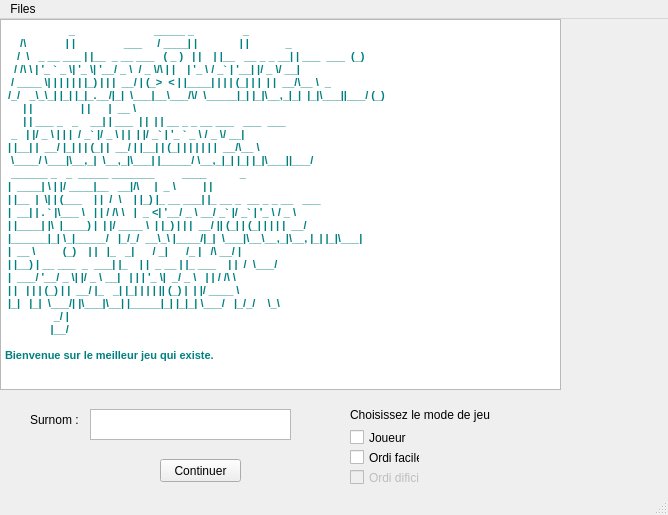
<?xml version="1.0" encoding="UTF-8"?>
<ui version="4.0">
 <class>mainWinow</class>
 <widget class="QMainWindow" name="mainWinow">
  <property name="geometry">
   <rect>
    <x>0</x>
    <y>0</y>
    <width>668</width>
    <height>515</height>
   </rect>
  </property>
  <property name="mouseTracking">
   <bool>false</bool>
  </property>
  <property name="acceptDrops">
   <bool>false</bool>
  </property>
  <property name="windowTitle">
   <string>Jeu de dames</string>
  </property>
  <property name="windowIcon">
   <iconset>
    <normaloff>icons/main icon.jpg</normaloff>icons/main icon.jpg</iconset>
  </property>
  <widget class="QWidget" name="centralwidget">
   <widget class="QPushButton" name="bout_continuer">
    <property name="geometry">
     <rect>
      <x>160</x>
      <y>440</y>
      <width>81</width>
      <height>23</height>
     </rect>
    </property>
    <property name="text">
     <string>Continuer</string>
    </property>
   </widget>
   <widget class="QLabel" name="Text_choix">
    <property name="geometry">
     <rect>
      <x>350</x>
      <y>380</y>
      <width>141</width>
      <height>31</height>
     </rect>
    </property>
    <property name="text">
     <string>Choisissez le mode de jeu :</string>
    </property>
   </widget>
   <widget class="QTextEdit" name="edit_surnom">
    <property name="geometry">
     <rect>
      <x>90</x>
      <y>390</y>
      <width>201</width>
      <height>31</height>
     </rect>
    </property>
    <property name="html">
     <string>&lt;!DOCTYPE HTML PUBLIC &quot;-//W3C//DTD HTML 4.0//EN&quot; &quot;http://www.w3.org/TR/REC-html40/strict.dtd&quot;&gt;
&lt;html&gt;&lt;head&gt;&lt;meta name=&quot;qrichtext&quot; content=&quot;1&quot; /&gt;&lt;style type=&quot;text/css&quot;&gt;
p, li { white-space: pre-wrap; }
&lt;/style&gt;&lt;/head&gt;&lt;body style=&quot; font-family:'MS Shell Dlg 2'; font-size:8.25pt; font-weight:400; font-style:normal;&quot;&gt;
&lt;p style=&quot;-qt-paragraph-type:empty; margin-top:0px; margin-bottom:0px; margin-left:0px; margin-right:0px; -qt-block-indent:0; text-indent:0px; font-family:'MS Shell Dlg 2';&quot;&gt;&lt;br /&gt;&lt;/p&gt;&lt;/body&gt;&lt;/html&gt;</string>
    </property>
   </widget>
   <widget class="QLabel" name="text_surnom">
    <property name="geometry">
     <rect>
      <x>30</x>
      <y>390</y>
      <width>61</width>
      <height>21</height>
     </rect>
    </property>
    <property name="text">
     <string>Surnom :</string>
    </property>
   </widget>
   <widget class="QCheckBox" name="check_joueur">
    <property name="enabled">
     <bool>true</bool>
    </property>
    <property name="geometry">
     <rect>
      <x>350</x>
      <y>410</y>
      <width>70</width>
      <height>17</height>
     </rect>
    </property>
    <property name="acceptDrops">
     <bool>false</bool>
    </property>
    <property name="whatsThis">
     <string/>
    </property>
    <property name="autoFillBackground">
     <bool>false</bool>
    </property>
    <property name="text">
     <string>Joueur</string>
    </property>
    <property name="checked">
     <bool>false</bool>
    </property>
    <property name="autoExclusive">
     <bool>true</bool>
    </property>
    <property name="tristate">
     <bool>false</bool>
    </property>
   </widget>
   <widget class="QCheckBox" name="check_ordi_facile">
    <property name="geometry">
     <rect>
      <x>350</x>
      <y>430</y>
      <width>70</width>
      <height>17</height>
     </rect>
    </property>
    <property name="text">
     <string>Ordi facile</string>
    </property>
    <property name="autoExclusive">
     <bool>true</bool>
    </property>
   </widget>
   <widget class="QCheckBox" name="check_ordi_dificile">
    <property name="enabled">
     <bool>false</bool>
    </property>
    <property name="geometry">
     <rect>
      <x>350</x>
      <y>450</y>
      <width>70</width>
      <height>17</height>
     </rect>
    </property>
    <property name="text">
     <string>Ordi dificile</string>
    </property>
   </widget>
   <widget class="QTextBrowser" name="textBrowser">
    <property name="geometry">
     <rect>
      <x>0</x>
      <y>0</y>
      <width>561</width>
      <height>371</height>
     </rect>
    </property>
    <property name="html">
     <string>&lt;!DOCTYPE HTML PUBLIC &quot;-//W3C//DTD HTML 4.0//EN&quot; &quot;http://www.w3.org/TR/REC-html40/strict.dtd&quot;&gt;
&lt;html&gt;&lt;head&gt;&lt;meta name=&quot;qrichtext&quot; content=&quot;1&quot; /&gt;&lt;style type=&quot;text/css&quot;&gt;
p, li { white-space: pre-wrap; }
&lt;/style&gt;&lt;/head&gt;&lt;body style=&quot; font-family:'MS Shell Dlg 2'; font-size:8.25pt; font-weight:400; font-style:normal;&quot;&gt;
&lt;p style=&quot; margin-top:12px; margin-bottom:12px; margin-left:0px; margin-right:0px; -qt-block-indent:0; text-indent:0px; background-color:#ffffff;&quot;&gt;&lt;span style=&quot; font-family:'Consolas'; font-size:8pt; font-weight:600; color:#008080;&quot;&gt;                     _                          _____ _                _               &lt;br /&gt;     /\             | |                ___     / ____| |              | |            _ &lt;br /&gt;    /  \   _ __ ___ | |__  _ __ ___   ( _ )   | |    | |__   __ _ _ __| | ___  ___  (_)&lt;br /&gt;   / /\ \ | '_ ` _ \| '_ \| '__/ _ \  / _ \/\ | |    | '_ \ / _` | '__| |/ _ \/ __|    &lt;br /&gt;  / ____ \| | | | | | |_) | | |  __/ | (_&amp;gt;  &amp;lt; | |____| | | | (_| | |  | |  __/\__ \  _ &lt;br /&gt; /_/   _\_\_| |_| |_|_.__/|_|  \___|__\___/\/  \_____|_| |_|\__,_|_|  |_|\___||___/ (_)&lt;br /&gt;      | |                | |      |  __ \                                              &lt;br /&gt;      | | ___ _   _    __| | ___  | |  | | __ _ _ __ ___   ___  ___                    &lt;br /&gt;  _   | |/ _ \ | | |  / _` |/ _ \ | |  | |/ _` | '_ ` _ \ / _ \/ __|                   &lt;br /&gt; | |__| |  __/ |_| | | (_| |  __/ | |__| | (_| | | | | | |  __/\__ \                   &lt;br /&gt;  \____/ \___|\__,_|  \__,_|\___| |_____/ \__,_|_| |_| |_|\___||___/                   &lt;br /&gt;  ______ _   _  _____ _______         ____           _                                 &lt;br /&gt; |  ____| \ | |/ ____|__   __|/\     |  _ \         | |                                &lt;br /&gt; | |__  |  \| | (___    | |  /  \    | |_) |_ __ ___| |_ __ _  __ _ _ __   ___         &lt;br /&gt; |  __| | . ` |\___ \   | | / /\ \   |  _ &amp;lt;| '__/ _ \ __/ _` |/ _` | '_ \ / _ \        &lt;br /&gt; | |____| |\  |____) |  | |/ ____ \  | |_) | | |  __/ || (_| | (_| | | | |  __/        &lt;br /&gt; |______|_| \_|_____/   |_/_/  __\_\ |____/|_|  \___|\__\__,_|\__, |_| |_|\___|        &lt;br /&gt; |  __ \         (_)    | |   |_   _|      / _|      /_ |   /\ __/ |                   &lt;br /&gt; | |__) | __ ___  _  ___| |_    | |  _ __ | |_ ___    | |  /  \___/                    &lt;br /&gt; |  ___/ '__/ _ \| |/ _ \ __|   | | | '_ \|  _/ _ \   | | / /\ \                       &lt;br /&gt; | |   | | | (_) | |  __/ |_   _| |_| | | | || (_) |  | |/ ____ \                      &lt;br /&gt; |_|   |_|  \___/| |\___|\__| |_____|_| |_|_| \___/   |_/_/    \_\                     &lt;br /&gt;                _/ |                                                                   &lt;br /&gt;               |__/                                                                                                   &lt;br /&gt;    &lt;br /&gt;Bienvenue sur le meilleur jeu qui existe.    &lt;/span&gt;&lt;/p&gt;&lt;/body&gt;&lt;/html&gt;</string>
    </property>
   </widget>
  </widget>
  <widget class="QMenuBar" name="menubar">
   <property name="geometry">
    <rect>
     <x>0</x>
     <y>0</y>
     <width>668</width>
     <height>21</height>
    </rect>
   </property>
   <widget class="QMenu" name="menuFiles">
    <property name="title">
     <string>Files</string>
    </property>
    <addaction name="actionQuitter"/>
   </widget>
   <addaction name="menuFiles"/>
  </widget>
  <widget class="QStatusBar" name="statusbar"/>
  <action name="actionQuitter">
   <property name="icon">
    <iconset>
     <normaloff>icons/quitter.png</normaloff>icons/quitter.png</iconset>
   </property>
   <property name="text">
    <string>Quitter</string>
   </property>
  </action>
 </widget>
 <resources/>
 <connections>
  <connection>
   <sender>actionQuitter</sender>
   <signal>triggered()</signal>
   <receiver>mainWinow</receiver>
   <slot>close()</slot>
   <hints>
    <hint type="sourcelabel">
     <x>-1</x>
     <y>-1</y>
    </hint>
    <hint type="destinationlabel">
     <x>349</x>
     <y>220</y>
    </hint>
   </hints>
  </connection>
 </connections>
</ui>
